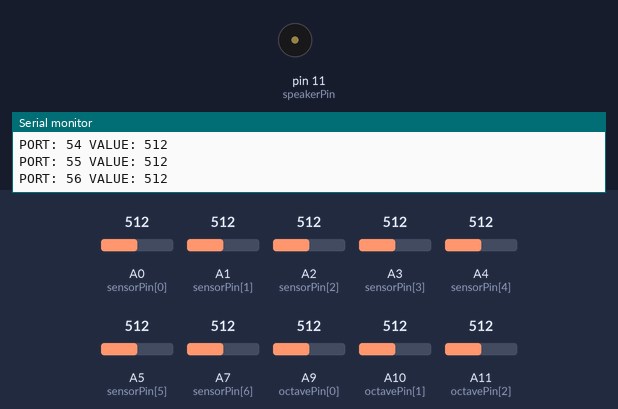
Bench run of a sketch on a simulated Arduino Mega 2560, built with avr-gcc and run on an emulated ATmega2560. Parts: buzzer (waves = sounding), the last lines printed to the serial monitor. The test bench sets the inputs (shaded band); at power-on: A9 (octavePin[0]) = 512, A0 (sensorPin[0]) = 512, A1 (sensorPin[1]) = 512, A2 (sensorPin[2]) = 512, A3 (sensorPin[3]) = 512, A4 (sensorPin[4]) = 512, A5 (sensorPin[5]) = 512, A7 (sensorPin[6]) = 512, A10 (octavePin[1]) = 512, A11 (octavePin[2]) = 512.

Above: at 1.2 s.
1.3 s: A9 (octavePin[0]) set to 163
4.3 s: A9 (octavePin[0]) set to 141
6.0 s: A0 (sensorPin[0]) set to 158
9.0 s: A0 (sensorPin[0]) set to 138
At 10.0 s:
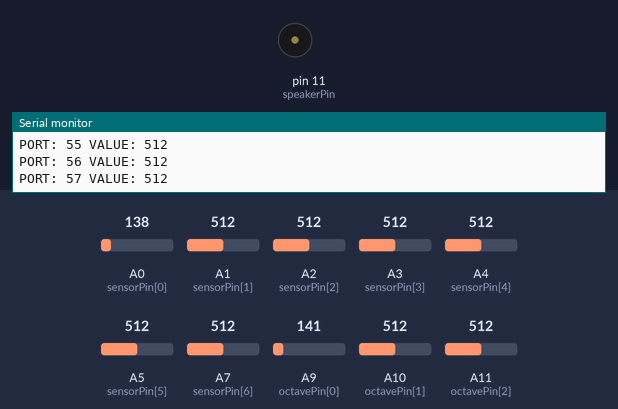
11.1 s: A1 (sensorPin[1]) set to 156
14.1 s: A1 (sensorPin[1]) set to 142
Timing chart, 0 to 18.1 s (numbered marks = the images above; inputs shaded):
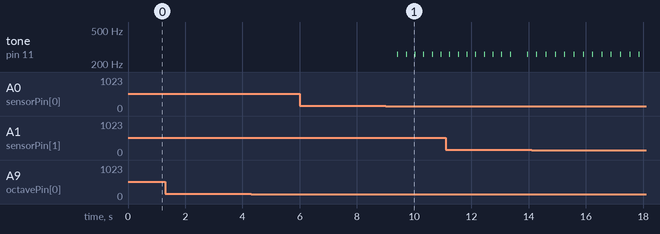

Measured:
- the behaviour switches between 150 and 149 on A0 (sensorPin[0]) (found by bisection; images 0 and 1)
- after the input at 9.0 s, tone on pin 11 (speakerPin): alternates 260 Hz for 0.02 s and silent for 0.28 s, starting after 0.41 s

The sketch:

controls.ino
```cpp
//Input: PinA0 ~ PinA7 --> C ~ B
//Input: PinA9 ~ PinA11 --> 2, 4, 6
//Output: (note) --> 3 frequencies --> 3 buzzers
//Example: A_0 + A_11 --> C6 --> [100, 200, 300] --> Pin5, Pin11, Pin13

int note[][7][3] = {
  { // second octave
    {130, 65, 260}, // C2
    {146, 73, 292}, // D2
    {164, 82, 328}, // E2
    {174, 87, 348}, // F2
    {196, 98, 392}, // G2
    {220, 110, 440}, // A2
    {246, 123, 492} // B2
  },
  { // third octave
    {262, 131, 523}, // C3
    {294, 147, 587}, // D3
    {330, 165, 659}, // E3
    {349, 175, 698}, // F3
    {392, 196, 784}, // G3
    {440, 220, 880}, // A3
    {494, 247, 988} // B3
  },
  { // fourth octave
    {523, 262, 1047}, // C4
    {587, 294, 1175}, // D4
    {659, 330, 1319}, // E4
    {698, 349, 1397}, // F4
    {784, 392, 1568}, // G4
    {880, 440, 1760}, // A4
    {988, 494, 1976} // B4
  },
  { // fifth ctave
    {1057, 523, 2093}, // C5
    {1175, 587, 2349}, // D5
    {1319, 659, 2637}, // E5
    {1397, 698, 2794}, // F5
    {1568, 784, 3136}, // G5
    {1760, 880, 3520}, // A5
    {1976, 988, 3951} // B5
  }
};

// relayNum range: 0-2
#define relayNum 2
#define speakerPin 11
#define scale 7
#define octave 3

int sensorPin[] = {A0, A1, A2, A3, A4, A5, A7};
int octavePin[] = {A9, A10, A11};
int sensorValues[] = {0, 0, 0, 0, 0, 0, 0};
int octaveValues[] = {0, 0, 0};
int sensorThreshold = 150; // based on regular resistors
int currOctave = 0;
int counter = 0;
int index = 0;
int beat = 14;

int arpeggio[] = {0, 0, 0, 0, 0, 0, 0}; // supports up to seven notes, a full scale

void setup() {
  Serial.begin(9600);
}

void loop() {
  bool safe = checkOctave();
  for (int i = 0; i < scale; i += 1) {
    sensorValues[i] = analogRead(sensorPin[i]);
    if (sensorValues[i] < sensorThreshold && safe) { // CHANGE TO < WHEN USING LASER! May add condition so that it only plays if octave sensor is active.
      arpeggio[i] = note[currOctave][i][relayNum];
      Serial.println("PORT: " + String(sensorPin[i])  + " FREQ: " + String(note[currOctave][i][relayNum]));
    } else {
      arpeggio[i] = 0;
    }
    Serial.println("PORT: " + String(sensorPin[i])  + " VALUE: " + String(sensorValues[i]));
  }
  play();
//  delay(50);
  for (int i = 0; i < scale; i += 1) {
    Serial.println(String(i) + ": " + String(arpeggio[i]));
  }
}

bool checkOctave() {
  bool onOctave = false;
  for (int i = 0; i < octave; i += 1) {
    octaveValues[i] = analogRead(octavePin[i]);
    if (octaveValues[i] < sensorThreshold) { // CHANGE TO < WHEN USING LASER!
      currOctave = i; // REMOVE + 1 after debugging
      onOctave = true;
      Serial.println(String(currOctave));
      Serial.println(String(onOctave));
    }
    Serial.println("OCTAVE: " + String(octavePin[i])  + " VALUE: " + String(octaveValues[i]));
  }
  return onOctave;
}

void play() {
  index = index % 7;
  while (index < 7 && arpeggio[index] == 0) { // finds next index
    index += 1;
  }
  if (index < 7) { // plays valid index, increments counter
    tone(speakerPin, arpeggio[index], 20);
    Serial.println(arpeggio[index]);
    counter += 1;
  } else { // resets counter
    counter = 0;
  }
  if (counter >= beat) { // plays next note in arpeggio
    index += 1;
    counter = 0;
  }
  //delay(10); // if want to play one freq (one speaker) at a time
  //noTone(speakerPin[i]); // if want to play one freq (one speaker) at a time
}
```
